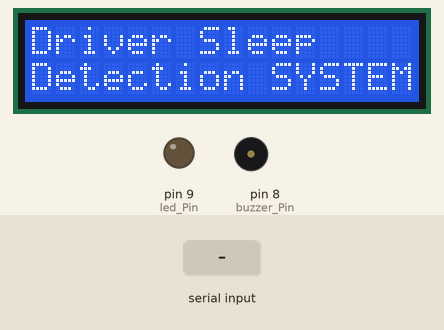
Recording of a sketch running on a simulated Arduino Uno, built with avr-gcc and run on an emulated ATmega328P. Parts: 16×2 character LCD, output pins drawn as LEDs (lit = HIGH), buzzer (waves = sounding, pin HIGH). Inputs (shaded band) come from the test bench.

Above: at 1.2 s.
1.3 s: "a" received over Serial
At 1.7 s:
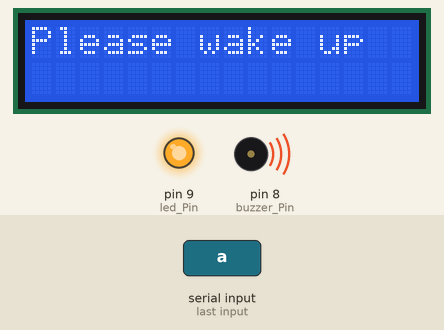
At 4.1 s:
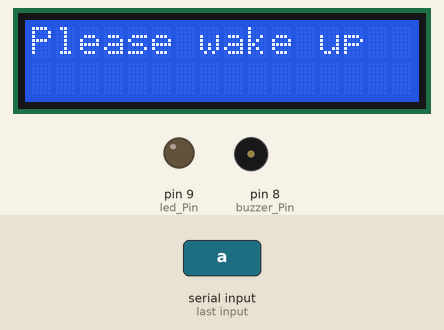
4.3 s: "b" received over Serial
At 5.3 s:
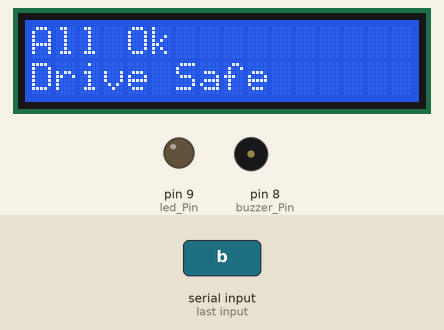
Timing chart, 0 to 7.3 s (numbered marks = the images above; inputs shaded):
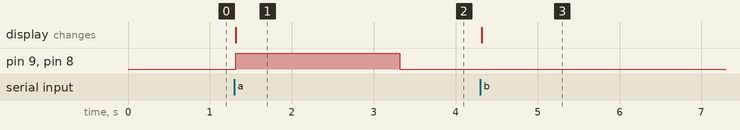

The sketch:

d.ino
```cpp
#include <Wire.h>
#include <LiquidCrystal_I2C.h>

// Create an LCD object with the I2C address 0x27 (this may vary depending on your LCD model)
LiquidCrystal_I2C lcd(0x27, 16, 2); // 16 columns and 2 rows LCD

const int buzzer_Pin = 8;  // Pin connected to the buzzer
const int led_Pin = 9;     // Pin connected to the LED
char sleep_status = 0;     // Variable to store sleep status

void setup() {
  Serial.begin(9600);  // Initialize serial communication at 9600 baud rate
  pinMode(buzzer_Pin, OUTPUT);  // Set the buzzer pin as output
  pinMode(led_Pin, OUTPUT);     // Set the LED pin as output
  lcd.begin(16, 2);             // Initialize the LCD screen with 16 columns and 2 rows
  lcd.backlight();              // Turn on the backlight for the LCD
  lcd.print("Driver Sleep ");   // Display "Driver Sleep"
  lcd.setCursor(0, 1);         // Move the cursor to the second row (index 1)
  lcd.print("Detection SYSTEM"); // Display "Detection SYSTEM"
  digitalWrite(buzzer_Pin, LOW);  // Ensure the buzzer is off
  digitalWrite(led_Pin, LOW);     // Ensure the LED is off
}

void loop() {
  // Check if data is available in the Serial Monitor
  if (Serial.available() > 0) {
    sleep_status = Serial.read();  // Read the incoming byte

    if (sleep_status == 'a') {  // If the incoming byte is 'a', driver is asleep
      lcd.clear();  // Clear the LCD
      lcd.print("Please wake up");  // Display message to wake up the driver
      digitalWrite(buzzer_Pin, HIGH);  // Turn on the buzzer
      digitalWrite(led_Pin, HIGH);     // Turn on the LED
      delay(2000);  // Wait for 2 seconds
      digitalWrite(buzzer_Pin, LOW);   // Turn off the buzzer
      digitalWrite(led_Pin, LOW);      // Turn off the LED
      delay(100);  // Small delay before checking again
    }
    else if (sleep_status == 'b') {  // If the incoming byte is 'b', driver is awake
      lcd.clear();  // Clear the LCD
      lcd.print("All Ok");  // Display message that everything is fine
      lcd.setCursor(0, 1);  // Move the cursor to the second row
      lcd.print("Drive Safe");  // Display "Drive Safe"
      digitalWrite(buzzer_Pin, LOW);  // Ensure the buzzer is off
      digitalWrite(led_Pin, LOW);     // Ensure the LED is off
      delay(2000);  // Wait for 2 seconds
    }
    else {
      // If any other data is received, do nothing
    }
  }
}
```

Measured:
- after the input at 1.3 s, pin 9 (led_Pin), pin 8 (buzzer_Pin): LOW → HIGH at once, → LOW 2.0 s later; the display: changes at once (image 1)
- after the input at 4.3 s, the display: changes at once (image 3)
